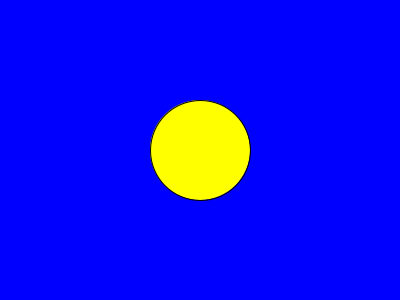
Frame 1 (no input)
Frame 60 (the mouse pressed at the canvas centre just before this capture): identical to frame 1, image omitted
Frame 120 (the mouse held since frame 60 and released just before this capture): identical to frame 1, image omitted

The Processing sketch that drew this single still picture (run headless with seeded random() and noise(); from frame 60 on, the mouse is pressed at the canvas centre):

// Processing sketch: InitialSketch
// ── InitialSketch.pde
void setup() {
  size(400, 300); // 描画ウィンドウのサイズを設定
}

void draw() {
  background(0, 0, 255); // 背景を青色にする
  fill(255, 255, 0); // 塗りつぶしの色を黄色にする
  ellipse(width/2, height/2, 100, 100); // 真ん中に円を描く
}
